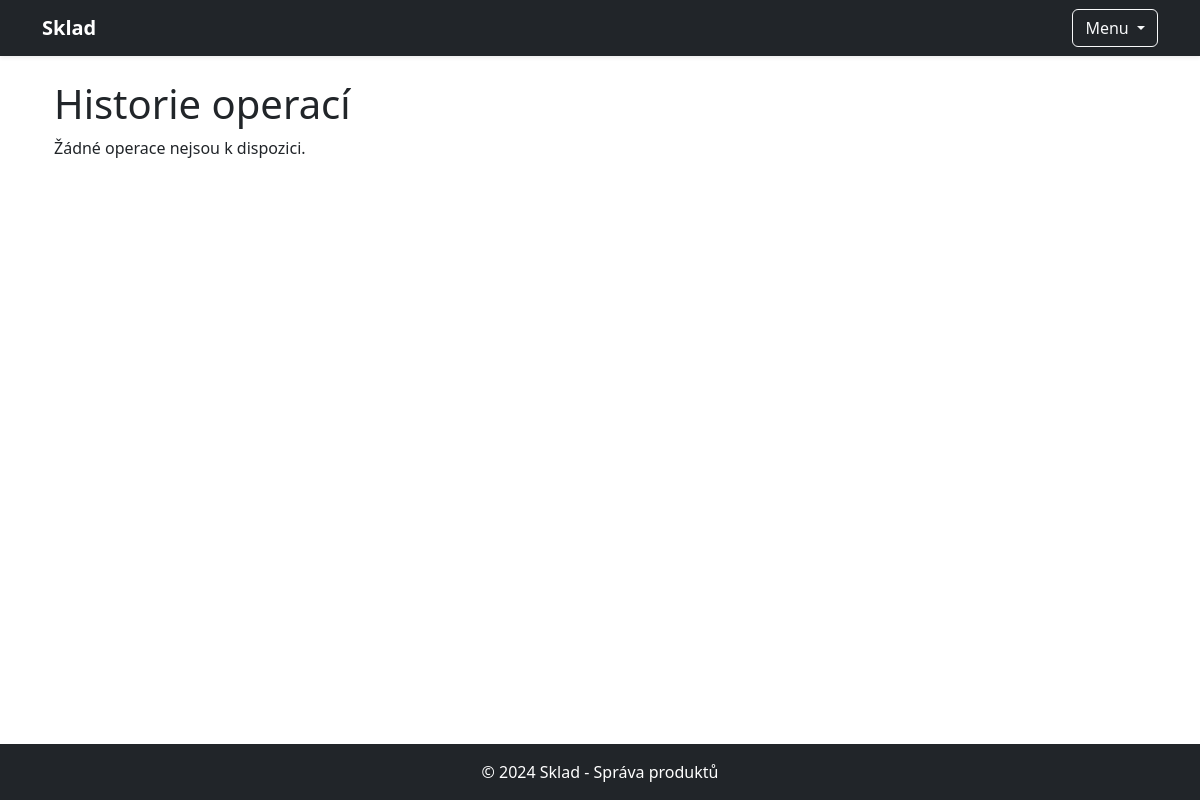
/historie/, run on an earlier commit of the app's database.
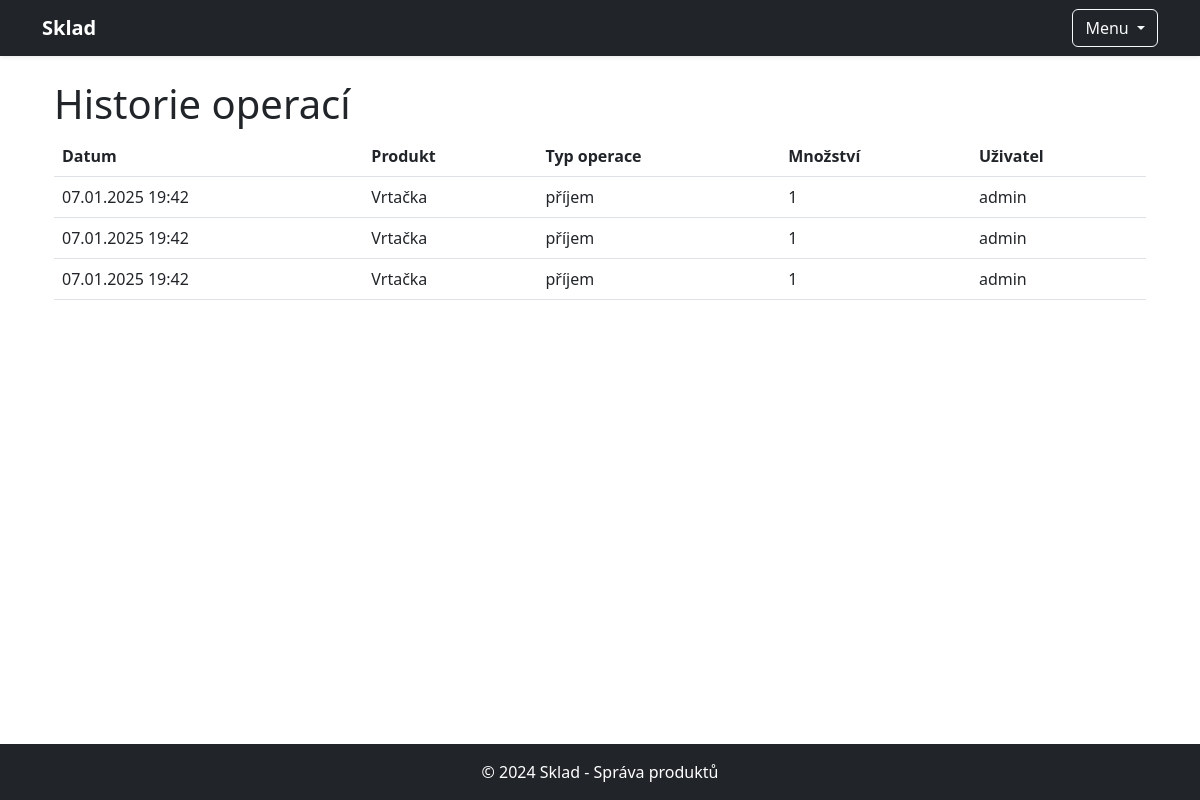
And on a later commit of the database.
### sklad/models.py (models this page shows, shortened)
class HistorieOperaci(models.Model):
    produkt = models.ForeignKey(Produkt, on_delete=models.SET_NULL, null=True, blank=True)
    produkt_nazev = models.CharField(max_length=200, blank=True, null=True)
    uzivatel = models.ForeignKey(User, on_delete=models.CASCADE)
    datum = models.DateTimeField(auto_now_add=True)
    typ_operace = models.CharField(max_length=10, choices=[('příjem', 'Příjem'), ('výdej', 'Výdej')])
    mnozstvi = models.PositiveIntegerField()

class Produkt(models.Model):
    nazev = models.CharField(max_length=200)
    popis = models.TextField(blank=True)
    cena = models.DecimalField(max_digits=10, decimal_places=2)
    mnozstvi = models.PositiveIntegerField()
    min_zasoba = models.PositiveIntegerField(default=0)
    uzivatel = models.ForeignKey(User, on_delete=models.SET_NULL, null=True, blank=True)  # Cizí klíč na uživatele

### sklad/views.py (the view)
# urls.py: path('historie/', views.historie_operaci, name='historie_operaci'),
def historie_operaci(request):
    historie = HistorieOperaci.objects.all()
    return render(request, 'sklad/historie.html', {'historie': historie})

### sklad/templates/sklad/historie.html
{% extends 'sklad/base.html' %}
{% block content %}
<div class="container">
    <h1>Historie operací</h1>
    {% if historie %}
        <table class="table">
            <thead>
                <tr>
                    <th>Datum</th>
                    <th>Produkt</th>
                    <th>Typ operace</th>
                    <th>Množství</th>
                    <th>Uživatel</th>
                </tr>
            </thead>
            <tbody>
                {% for operace in historie %}
                    <tr>
                        <td>{{ operace.datum|date:"d.m.Y H:i" }}</td>
                        <td>{{ operace.produkt.nazev }}</td>
                        <td>{{ operace.typ_operace }}</td>
                        <td>{{ operace.mnozstvi }}</td>
                        <td>{{ operace.uzivatel.username|default:"-" }}</td>
                    </tr>
                {% endfor %}
            </tbody>
        </table>
    {% else %}
        <p>Žádné operace nejsou k dispozici.</p>
    {% endif %}
</div>
{% endblock %}

What changed in the data, as far as the page shows it:
added HistorieOperaci: datum "07.01.2025 19:42", produkt.nazev "Vrtačka", typ_operace "příjem", mnozstvi "1", uzivatel.username "admin"
added HistorieOperaci: datum "07.01.2025 19:42", produkt.nazev "Vrtačka", typ_operace "příjem", mnozstvi "1", uzivatel.username "admin"
added HistorieOperaci: datum "07.01.2025 19:42", produkt.nazev "Vrtačka", typ_operace "příjem", mnozstvi "1", uzivatel.username "admin"
Also different on the page:
text no longer shown: "Žádné operace nejsou k dispozici."
text now shown: "Datum Produkt Typ operace Množství Uživatel"
